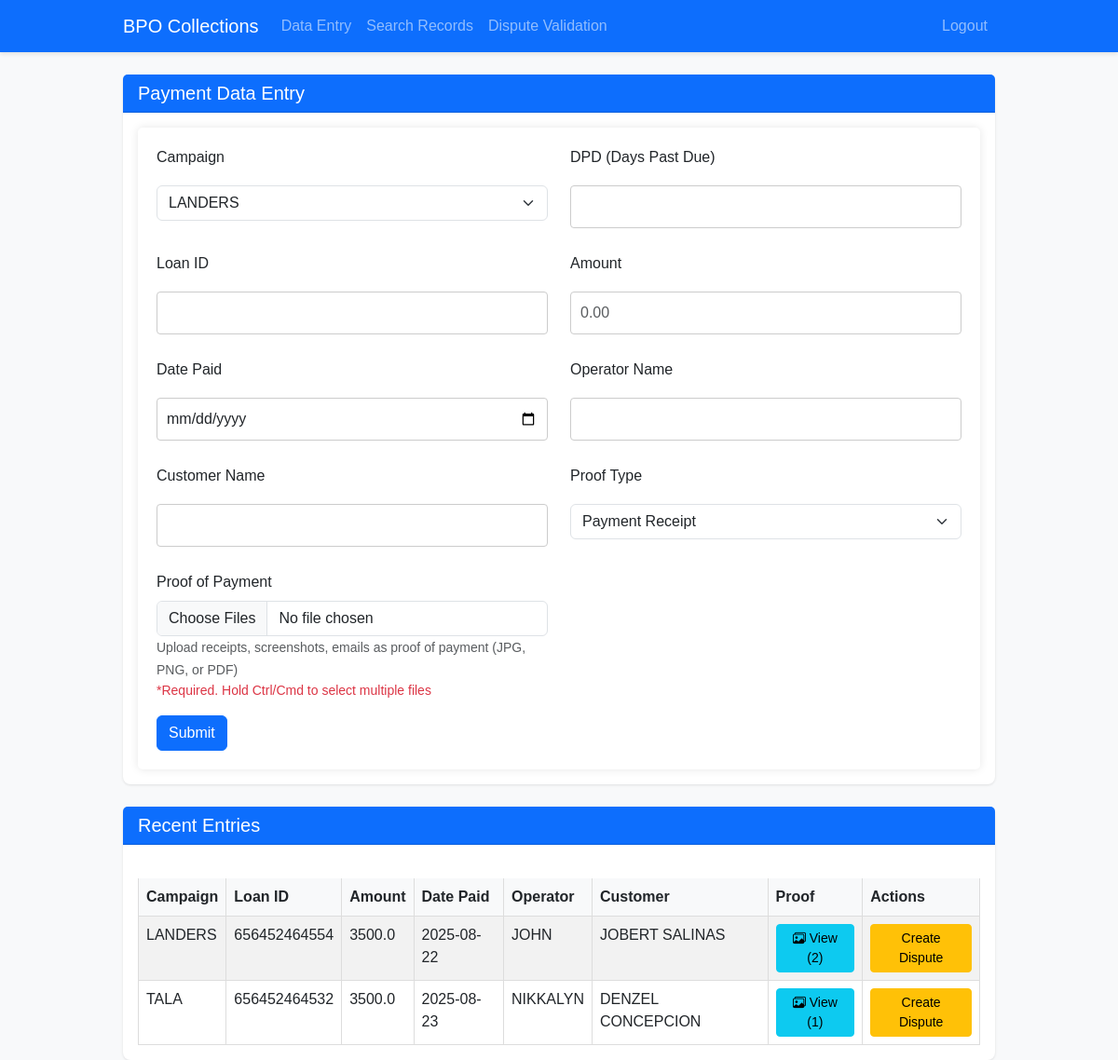
Page /team-leader/data-entry (signed in) on the committed database.
### app/models.py (models this page shows)
class PaymentRecord(db.Model):
    __tablename__ = 'payment_record'
    id = db.Column(db.Integer, primary_key=True)
    campaign = db.Column(db.String(50), nullable=False)
    dpd = db.Column(db.Integer, nullable=False)
    loan_id = db.Column(db.String(100), nullable=False)
    amount = db.Column(db.Float, nullable=False)
    date_paid = db.Column(db.Date, nullable=False)
    operator_name = db.Column(db.String(100), nullable=False)
    customer_name = db.Column(db.String(100), nullable=False)
    created_at = db.Column(db.DateTime, default=datetime.utcnow)
    proofs = db.relationship('PaymentProof', back_populates='payment', lazy=True, cascade='all, delete-orphan')
    disputes = db.relationship('Dispute', backref='payment_record', lazy=True)

### app/routes/team_leader.py (the view, shortened to what this page needs)
@bp.route('/data-entry', methods=['GET', 'POST'])
@login_required
def data_entry():
    if current_user.role != 'team_leader':
        flash('Access denied: Team Leader role required', 'danger')
        return redirect(url_for('auth.login'))
    form = PaymentEntryForm()
    recent_entries = PaymentRecord.query.order_by(PaymentRecord.created_at.desc()).limit(10).all()
    return render_template('team_leader/data_entry.html',
                          form=form,
                          recent_entries=recent_entries)

### app/__init__.py (called while the page is built)
def create_app():
    app = Flask(__name__)
    app.config['SECRET_KEY'] = 'PASSWORD'  # Change this in production
    basedir = os.path.abspath(os.path.dirname(__file__))
    db_path = os.path.join(os.path.dirname(basedir), 'instance', 'collections.db')
    app.config['SQLALCHEMY_DATABASE_URI'] = f'sqlite:///{db_path}'
    app.config['SQLALCHEMY_TRACK_MODIFICATIONS'] = False
    db.init_app(app)
    login_manager.login_view = 'auth.login'
    login_manager.init_app(app)
    from app.models import User
    @login_manager.user_loader
    def load_user(user_id):
        return User.query.get(int(user_id))
    from app.routes import auth, team_leader, data_analyst
    app.register_blueprint(auth.bp)
    app.register_blueprint(team_leader.bp)
    app.register_blueprint(data_analyst.bp)
    return app

### app/templates/team_leader/data_entry.html (shortened to what this page needs)
{% extends "base.html" %}
{% block content %}
<div class="card">
    <div class="card-header bg-primary text-white">
        <h5 class="mb-0">Payment Data Entry</h5>
    </div>
    <div class="card-body">
        <form method="POST" enctype="multipart/form-data">
            <div class="row">
                <div class="col-md-6 mb-3">
                    {{ form.campaign.label(class="form-label") }}
                    {{ form.campaign(class="form-select") }}
                </div>
                <div class="col-md-6 mb-3">
                    {{ form.dpd.label(class="form-label") }}
                    {{ form.dpd(class="form-control") }}
                </div>
            </div>
            <div class="row">
                <div class="col-md-6 mb-3">
                    {{ form.loan_id.label(class="form-label") }}
                    {{ form.loan_id(class="form-control") }}
                </div>
                <div class="col-md-6 mb-3">
                    {{ form.amount.label(class="form-label") }}
                    {{ form.amount(class="form-control", placeholder="0.00") }}
                </div>
            </div>
            <div class="row">
                <div class="col-md-6 mb-3">
                    {{ form.date_paid.label(class="form-label") }}
                    {{ form.date_paid(class="form-control") }}
                </div>
                <div class="col-md-6 mb-3">
                    {{ form.operator_name.label(class="form-label") }}
                    {{ form.operator_name(class="form-control") }}
                </div>
            </div>
            <div class="row">
                <div class="col-md-6 mb-3">
                    {{ form.customer_name.label(class="form-label") }}
                    {{ form.customer_name(class="form-control") }}
                </div>
                <div class="col-md-6 mb-3">
                    <div class="form-group">
                        {{ form.proof_types.label(class="form-label") }}
                        {{ form.proof_types(class="form-select") }}
                    </div>
                </div>
                <div class="col-md-6 mb-3">
                    <div class="form-group">
                        {{ form.proof_images.label(class="form-label") }}
                        {{ form.proof_images(class="form-control", multiple=True) }}
                        <small class="text-muted">Upload receipts, screenshots, emails as proof of payment (JPG, PNG, or PDF)</small>
                        <small class="text-danger d-block">*Required. Hold Ctrl/Cmd to select multiple files</small>
                    </div>
                </div>
            </div>
            <button type="submit" class="btn btn-primary">Submit</button>
        </form>
    </div>
</div>
<div class="card mt-4">
    <div class="card-header bg-primary text-white">
        <h5 class="mb-0">Recent Entries</h5>
    </div>
    <div class="card-body">
        <div class="table-responsive">
            <table class="table table-striped table-hover">
                <thead>
                    <tr class="bg-light text-dark">
                        <th>Campaign</th>
                        <th>Loan ID</th>
                        <th>Amount</th>
                        <th>Date Paid</th>
                        <th>Operator</th>
                        <th>Customer</th>
                        <th>Proof</th>
                        <th>Actions</th>
                    </tr>
                </thead>
                <tbody>
                    {% for entry in recent_entries %}
                    <tr>
                        <td>{{ entry.campaign }}</td>
                        <td>{{ entry.loan_id }}</td>
                        <td>{{ entry.amount }}</td>
                        <td>{{ entry.date_paid }}</td>
                        <td>{{ entry.operator_name }}</td>
                        <td>{{ entry.customer_name }}</td>
                        <td>
                            {% if entry.proofs|length > 0 %}
                                <a href="{{ url_for('team_leader.record_proofs', record_id=entry.id) }}" class="btn btn-sm btn-info">
                                    <i class="bi bi-images"></i> View ({{ entry.proofs|length }})
                                </a>
                            {% else %}
                                <span class="badge bg-secondary">No proof</span>
                            {% endif %}
                        </td>
                        <td>
                            <button class="btn btn-sm btn-warning"
                                    data-bs-toggle="modal"
                                    data-bs-target="#disputeModal"
                                    data-record-id="{{ entry.id }}">
                                Create Dispute
                            </button>
                        </td>
                    </tr>
                    {% else %}
                    <tr>
                        <td colspan="8" class="text-center">No recent entries</td>
                    </tr>
                    {% endfor %}
                </tbody>
            </table>
        </div>
    </div>
</div>
{% endblock %}

### app/static/css/main.css (style rules this page uses)
body { font-family: Arial, sans-serif; margin: 0; padding: 0; background-color: #f8f9fa; }
form { background: #ffffff; padding: 20px; border-radius: 5px; box-shadow: 0 0 10px rgba(0, 0, 0, 0.1); }
input[type="text"], input[type="number"], input[type="date"], select { width: 100%; padding: 10px; margin: 10px 0; border: 1px solid #ccc; border-radius: 4px; }
.table { width: 100%; border-collapse: collapse; margin: 20px 0; }
.table th, .table td { border: 1px solid #dddddd; text-align: left; padding: 8px; }
.table th { background-color: #35424a; color: white; }
.card { box-shadow: 0 1px 3px rgba(0, 0, 0, 0.1); border-radius: 0.5rem; border: none; }
.card-header { background-color: #f8f9fa; border-bottom: 1px solid rgba(0, 0, 0, 0.125); font-weight: 600; }
.table { margin-bottom: 0; }
.table thead th { background-color: #f8f9fa; border-top: none; }
.btn-primary { background-color: #0d6efd; border-color: #0d6efd; }
.table thead th { color: #212529 !important; }

### rows in the picture
PaymentRecord: campaign "LANDERS", loan_id "656452464554", amount "3500.0", date_paid "2025-08-22", operator_name "JOHN", customer_name "JOBERT SALINAS", proofs|length "2"
PaymentRecord: campaign "TALA", loan_id "656452464532", amount "3500.0", date_paid "2025-08-23", operator_name "NIKKALYN", customer_name "DENZEL CONCEPCION", proofs|length "1"
